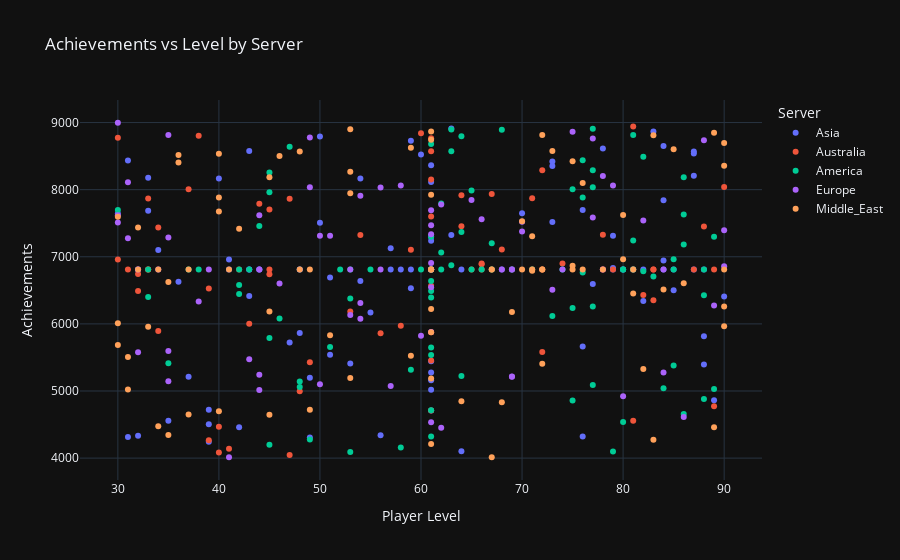

Source (notebook cell):
### Code cell
df_clean = df[['Server', 'Achievements', 'Level']].dropna()

fig = px.scatter(df_clean, x='Level', y='Achievements', color='Server',
                 title='Achievements vs Level by Server',
                 labels={'Level': 'Player Level', 'Achievements': 'Achievements'},
                 hover_data=['Server'], template='plotly_dark')
fig.show()

### Figure 1 — Plotly figure (JSON) as saved in the notebook; plotly's stock layout.template omitted (floating-point values rounded to 4 significant figures)
{"data": [{"customdata": [["Asia"], ["Asia"], ["Asia"], ["Asia"], ["Asia"], ["Asia"], ["Asia"], ["Asia"], ["Asia"], ["Asia"], ["Asia"], ["Asia"], ["Asia"], ["Asia"], ["Asia"], ["Asia"], ["Asia"], ["Asia"], ["Asia"], ["Asia"], ["Asia"], ["Asia"], ["Asia"], ["Asia"], ["Asia"], ["Asia"], ["Asia"], ["Asia"], ["Asia"], ["Asia"], ["Asia"], ["Asia"], ["Asia"], ["Asia"], ["Asia"], ["Asia"], ["Asia"], ["Asia"], ["Asia"], ["Asia"], ["Asia"], ["Asia"], ["Asia"], ["Asia"], ["Asia"], ["Asia"], ["Asia"], ["Asia"], ["Asia"], ["Asia"], ["Asia"], ["Asia"], ["Asia"], ["Asia"], ["Asia"], ["Asia"], ["Asia"], ["Asia"], ["Asia"], ["Asia"], ["Asia"], ["Asia"], ["Asia"], ["Asia"], ["Asia"], ["Asia"], ["Asia"], ["Asia"], ["Asia"], ["Asia"], ["Asia"], ["Asia"], ["Asia"], ["Asia"], ["Asia"], ["Asia"], ["Asia"], ["Asia"], ["Asia"], ["Asia"], ["Asia"], ["Asia"], ["Asia"], ["Asia"], ["Asia"], ["Asia"], ["Asia"], ["Asia"], ["Asia"], ["Asia"], ["Asia"], ["Asia"], ["Asia"], ["Asia"]], "hovertemplate": "Server=%{customdata[0]}<br>Player Level=%{x}<br>Achievements=%{y}<extra></extra>", "legendgroup": "Asia", "marker": {"color": "#636efa", "symbol": "circle"}, "mode": "markers", "name": "Asia", "orientation": "v", "showlegend": true, "type": "scatter", "x": [51, 43, 81, 82, 80, 57, 42, 61, 54, 63, 39, 51, 61, 73, 84, 40, 84, 83, 82, 79, 87, 44, 32, 56, 32, 58, 31, 59, 76, 48, 41, 79, 35, 77, 43, 53, 44, 87, 59, 88, 61, 39, 78, 64, 39, 54, 85, 61, 88, 70, 57, 49, 87, 34, 84, 76, 37, 30, 84, 61, 80, 61, 36, 68, 33, 61, 61, 59, 61, 49, 89, 88, 73, 79, 60, 47, 85, 33, 41, 61, 64, 61, 50, 63, 43, 31, 43, 61, 76, 87, 73, 50, 90, 55], "xaxis": "x", "y": [5540, 6416, 6812, 6812, 6812, 6812, 4461, 6812, 6638, 8910, 4505, 6691, 4708, 8351, 7841, 8167, 6945, 8866, 6341, 6812, 6812, 6812, 4334, 4339, 6812, 6812, 4316, 6812, 7698, 5866, 6812, 6831, 4555, 6595, 6812, 5410, 6812, 8540, 8727, 6812, 8114, 4719, 8613, 6812, 4243, 8166, 6812, 6812, 5394, 7649, 7128, 4309, 8568, 7100, 6812, 5662, 5211, 7646, 8651, 5159, 6812, 8364, 6628, 6812, 8179, 5445, 5275, 6531, 5020, 5199, 4864, 5816, 8420, 7312, 8524, 5722, 6501, 7686, 6959, 6812, 4104, 7299, 8792, 7324, 8576, 8433, 6812, 7237, 4324, 8206, 7518, 7508, 6410, 6170], "yaxis": "y"}, {"customdata": [["Australia"], ["Australia"], ["Australia"], ["Australia"], ["Australia"], ["Australia"], ["Australia"], ["Australia"], ["Australia"], ["Australia"], ["Australia"], ["Australia"], ["Australia"], ["Australia"], ["Australia"], ["Australia"], ["Australia"], ["Australia"], ["Australia"], ["Australia"], ["Australia"], ["Australia"], ["Australia"], ["Australia"], ["Australia"], ["Australia"], ["Australia"], ["Australia"], ["Australia"], ["Australia"], ["Australia"], ["Australia"], ["Australia"], ["Australia"], ["Australia"], ["Australia"], ["Australia"], ["Australia"], ["Australia"], ["Australia"], ["Australia"], ["Australia"], ["Australia"], ["Australia"], ["Australia"], ["Australia"], ["Australia"], ["Australia"], ["Australia"], ["Australia"], ["Australia"], ["Australia"], ["Australia"], ["Australia"], ["Australia"], ["Australia"], ["Australia"], ["Australia"], ["Australia"], ["Australia"], ["Australia"], ["Australia"], ["Australia"], ["Australia"], ["Australia"], ["Australia"], ["Australia"], ["Australia"], ["Australia"], ["Australia"]], "hovertemplate": "Server=%{customdata[0]}<br>Player Level=%{x}<br>Achievements=%{y}<extra></extra>", "legendgroup": "Australia", "marker": {"color": "#EF553B", "symbol": "circle"}, "mode": "markers", "name": "Australia", "orientation": "v", "showlegend": true, "type": "scatter", "x": [72, 56, 66, 30, 83, 47, 58, 89, 81, 42, 78, 71, 40, 34, 61, 45, 90, 68, 40, 39, 32, 32, 61, 33, 31, 64, 60, 64, 33, 83, 66, 72, 87, 61, 54, 33, 74, 43, 61, 34, 37, 72, 81, 65, 49, 89, 59, 48, 61, 44, 61, 81, 39, 83, 61, 47, 88, 41, 71, 53, 61, 30, 38, 66, 78, 45, 45, 79, 67, 82], "xaxis": "x", "y": [8288, 5860, 6812, 8774, 6812, 4046, 5973, 4772, 4555, 6812, 6812, 6812, 4083, 5894, 8150, 6740, 8040, 7107, 4467, 6528, 6745, 6490, 7599, 7868, 6812, 7455, 8841, 7917, 6812, 6812, 6887, 6812, 6812, 8574, 7324, 6812, 6898, 6003, 4711, 7436, 8007, 5581, 6812, 6812, 5430, 6812, 7105, 4995, 8767, 7789, 5875, 8942, 4266, 6354, 6567, 7866, 7451, 4140, 7871, 6184, 5454, 6959, 8802, 6898, 7328, 7703, 6812, 6812, 7934, 6430], "yaxis": "y"}, {"customdata": [["America"], ["America"], ["America"], ["America"], ["America"], ["America"], ["America"], ["America"], ["America"], ["America"], ["America"], ["America"], ["America"], ["America"], ["America"], ["America"], ["America"], ["America"], ["America"], ["America"], ["America"], ["America"], ["America"], ["America"], ["America"], ["America"], ["America"], ["America"], ["America"], ["America"], ["America"], ["America"], ["America"], ["America"], ["America"], ["America"], ["America"], ["America"], ["America"], ["America"], ["America"], ["America"], ["America"], ["America"], ["America"], ["America"], ["America"], ["America"], ["America"], ["America"], ["America"], ["America"], ["America"], ["America"], ["America"], ["America"], ["America"], ["America"], ["America"], ["America"], ["America"], ["America"], ["America"], ["America"], ["America"], ["America"], ["America"], ["America"], ["America"], ["America"], ["America"], ["America"], ["America"], ["America"], ["America"], ["America"], ["America"], ["America"], ["America"], ["America"], ["America"], ["America"], ["America"], ["America"], ["America"], ["America"], ["America"], ["America"], ["America"], ["America"], ["America"], ["America"], ["America"], ["America"], ["America"]], "hovertemplate": "Server=%{customdata[0]}<br>Player Level=%{x}<br>Achievements=%{y}<extra></extra>", "legendgroup": "America", "marker": {"color": "#00cc96", "symbol": "circle"}, "mode": "markers", "name": "America", "orientation": "v", "showlegend": true, "type": "scatter", "x": [67, 89, 75, 53, 63, 67, 62, 77, 42, 30, 80, 82, 48, 52, 81, 64, 62, 61, 60, 42, 48, 65, 86, 84, 61, 61, 58, 61, 61, 42, 81, 45, 33, 80, 35, 64, 63, 61, 33, 59, 85, 77, 74, 88, 85, 71, 44, 82, 45, 76, 46, 73, 86, 83, 77, 65, 86, 47, 66, 86, 45, 88, 61, 38, 61, 77, 69, 81, 77, 51, 89, 80, 62, 48, 61, 61, 53, 79, 53, 45, 75, 68, 64, 55, 85, 63, 61, 61, 76, 37, 75, 43, 76, 49, 88], "xaxis": "x", "y": [7200, 7297, 4858, 6812, 6874, 6812, 7065, 8037, 6812, 7696, 4539, 8491, 5143, 6812, 6812, 5222, 7795, 6812, 6812, 6578, 5060, 6812, 7182, 5041, 6640, 5537, 4159, 6490, 7297, 6445, 8816, 7961, 6402, 6812, 5414, 8796, 8573, 4715, 6812, 5315, 6812, 8906, 6812, 4881, 6962, 6812, 7458, 6784, 5791, 8439, 6082, 6118, 4659, 6705, 6258, 7986, 8184, 8639, 6812, 7629, 8255, 6427, 6812, 6812, 8679, 8289, 6812, 7244, 5090, 5657, 5030, 6812, 6812, 6812, 4322, 5650, 4091, 4098, 6380, 4201, 6235, 8893, 7369, 6812, 5381, 8898, 6392, 6812, 7883, 6812, 8007, 6812, 6765, 4278, 6812], "yaxis": "y"}, {"customdata": [["Europe"], ["Europe"], ["Europe"], ["Europe"], ["Europe"], ["Europe"], ["Europe"], ["Europe"], ["Europe"], ["Europe"], ["Europe"], ["Europe"], ["Europe"], ["Europe"], ["Europe"], ["Europe"], ["Europe"], ["Europe"], ["Europe"], ["Europe"], ["Europe"], ["Europe"], ["Europe"], ["Europe"], ["Europe"], ["Europe"], ["Europe"], ["Europe"], ["Europe"], ["Europe"], ["Europe"], ["Europe"], ["Europe"], ["Europe"], ["Europe"], ["Europe"], ["Europe"], ["Europe"], ["Europe"], ["Europe"], ["Europe"], ["Europe"], ["Europe"], ["Europe"], ["Europe"], ["Europe"], ["Europe"], ["Europe"], ["Europe"], ["Europe"], ["Europe"], ["Europe"], ["Europe"], ["Europe"], ["Europe"], ["Europe"], ["Europe"], ["Europe"], ["Europe"], ["Europe"], ["Europe"], ["Europe"], ["Europe"], ["Europe"], ["Europe"], ["Europe"], ["Europe"], ["Europe"], ["Europe"], ["Europe"], ["Europe"], ["Europe"], ["Europe"]], "hovertemplate": "Server=%{customdata[0]}<br>Player Level=%{x}<br>Achievements=%{y}<extra></extra>", "legendgroup": "Europe", "marker": {"color": "#ab63fa", "symbol": "circle"}, "mode": "markers", "name": "Europe", "orientation": "v", "showlegend": true, "type": "scatter", "x": [61, 51, 54, 61, 70, 78, 77, 32, 58, 90, 31, 65, 44, 61, 54, 34, 44, 43, 73, 39, 49, 86, 49, 57, 44, 69, 41, 35, 53, 35, 61, 61, 69, 30, 88, 32, 60, 31, 82, 79, 48, 35, 84, 56, 56, 35, 30, 44, 69, 61, 77, 38, 75, 68, 84, 61, 69, 66, 62, 54, 62, 70, 90, 61, 89, 53, 78, 30, 74, 50, 46, 50, 80], "xaxis": "x", "y": [7693, 7314, 7910, 6812, 7378, 8204, 7586, 6812, 8063, 6860, 8110, 7845, 6812, 7334, 6078, 6812, 5241, 5472, 6509, 6812, 8035, 4612, 8778, 5073, 5016, 5218, 4014, 7286, 6132, 5597, 6909, 5879, 6812, 8997, 8738, 5577, 5824, 7275, 7540, 8061, 6812, 5147, 6812, 8034, 6812, 8816, 7509, 7619, 6812, 6545, 8764, 6333, 8862, 6812, 5276, 7470, 5213, 7560, 4452, 6313, 7780, 7521, 7394, 4536, 6273, 6812, 6812, 7618, 6812, 5099, 6602, 7314, 4922], "yaxis": "y"}, {"customdata": [["Middle_East"], ["Middle_East"], ["Middle_East"], ["Middle_East"], ["Middle_East"], ["Middle_East"], ["Middle_East"], ["Middle_East"], ["Middle_East"], ["Middle_East"], ["Middle_East"], ["Middle_East"], ["Middle_East"], ["Middle_East"], ["Middle_East"], ["Middle_East"], ["Middle_East"], ["Middle_East"], ["Middle_East"], ["Middle_East"], ["Middle_East"], ["Middle_East"], ["Middle_East"], ["Middle_East"], ["Middle_East"], ["Middle_East"], ["Middle_East"], ["Middle_East"], ["Middle_East"], ["Middle_East"], ["Middle_East"], ["Middle_East"], ["Middle_East"], ["Middle_East"], ["Middle_East"], ["Middle_East"], ["Middle_East"], ["Middle_East"], ["Middle_East"], ["Middle_East"], ["Middle_East"], ["Middle_East"], ["Middle_East"], ["Middle_East"], ["Middle_East"], ["Middle_East"], ["Middle_East"], ["Middle_East"], ["Middle_East"], ["Middle_East"], ["Middle_East"], ["Middle_East"], ["Middle_East"], ["Middle_East"], ["Middle_East"], ["Middle_East"], ["Middle_East"], ["Middle_East"], ["Middle_East"], ["Middle_East"], ["Middle_East"], ["Middle_East"], ["Middle_East"], ["Middle_East"], ["Middle_East"], ["Middle_East"], ["Middle_East"], ["Middle_East"], ["Middle_East"], ["Middle_East"], ["Middle_East"], ["Middle_East"], ["Middle_East"], ["Middle_East"], ["Middle_East"], ["Middle_East"], ["Middle_East"], ["Middle_East"], ["Middle_East"], ["Middle_East"], ["Middle_East"], ["Middle_East"], ["Middle_East"], ["Middle_East"], ["Middle_East"], ["Middle_East"]], "hovertemplate": "Server=%{customdata[0]}<br>Player Level=%{x}<br>Achievements=%{y}<extra></extra>", "legendgroup": "Middle_East", "marker": {"color": "#FFA15A", "symbol": "circle"}, "mode": "markers", "name": "Middle_East", "orientation": "v", "showlegend": true, "type": "scatter", "x": [48, 48, 30, 31, 82, 76, 37, 71, 76, 34, 32, 61, 75, 36, 59, 75, 71, 83, 49, 67, 90, 34, 75, 45, 90, 53, 85, 32, 61, 45, 53, 61, 41, 51, 73, 71, 72, 70, 61, 72, 86, 72, 72, 64, 40, 30, 61, 80, 42, 67, 40, 46, 61, 35, 61, 68, 69, 81, 90, 53, 84, 31, 90, 53, 36, 67, 30, 61, 81, 70, 89, 35, 90, 45, 89, 61, 33, 37, 83, 61, 40, 80, 78, 59, 49, 40], "xaxis": "x", "y": [8567, 6812, 7596, 5024, 5329, 8101, 6812, 6812, 6812, 6812, 7437, 8865, 6812, 8403, 5527, 6867, 7305, 8809, 6812, 6812, 5966, 4474, 8425, 6184, 8358, 5194, 8604, 6812, 6812, 8184, 8266, 6812, 6812, 5830, 8576, 6793, 6812, 7531, 8745, 6812, 6607, 8813, 5406, 4847, 4700, 6008, 6221, 6964, 7419, 4013, 8534, 8500, 4210, 6626, 5876, 4831, 6178, 6812, 6260, 7946, 6514, 5507, 6812, 8900, 8518, 6812, 5687, 7925, 6452, 6812, 8849, 4344, 8696, 4645, 4459, 5188, 5958, 4651, 4273, 6812, 7883, 7623, 6812, 8626, 4719, 7676], "yaxis": "y"}], "layout": {"autosize": true, "legend": {"title": {"text": "Server"}, "tracegroupgap": 0}, "title": {"text": "Achievements vs Level by Server"}, "xaxis": {"anchor": "y", "autorange": true, "domain": [0, 1], "range": [26.35, 93.65], "title": {"text": "Player Level"}, "type": "linear"}, "yaxis": {"anchor": "x", "autorange": true, "domain": [0, 1], "range": [3602.0, 9408.0], "title": {"text": "Achievements"}, "type": "linear"}}}
